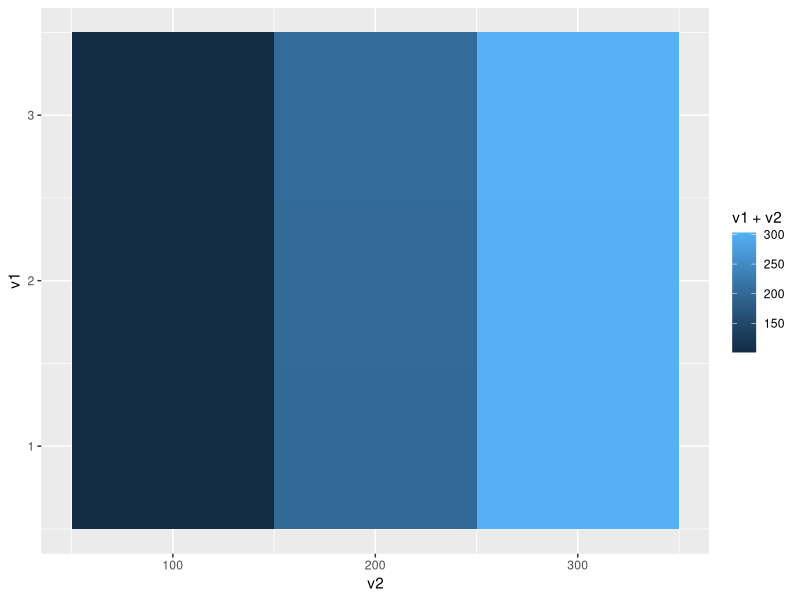
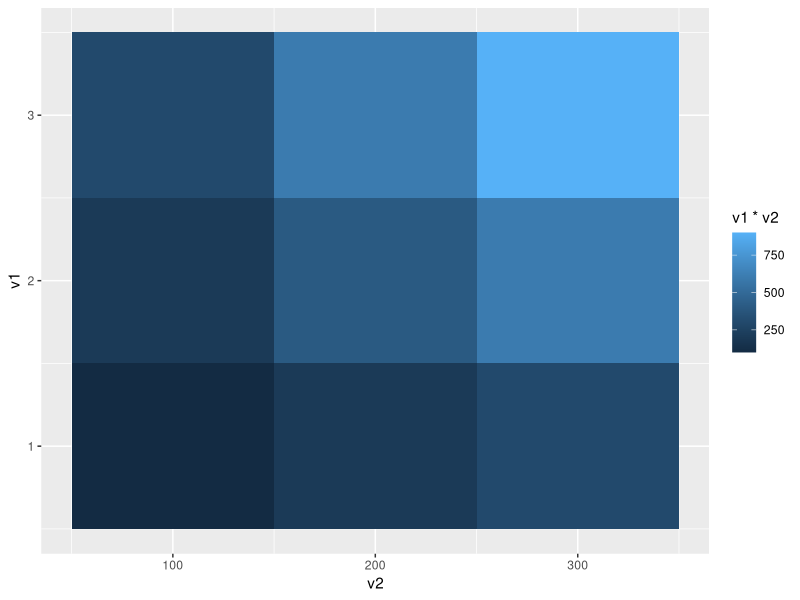

These figures' R source, in order:
## ---- chunk 1
knitr::opts_chunk$set(collapse=TRUE, comment="#", out.width='//textwidth')
## ---- chunk 2
Xdata <- read.csv("X_data.csv", header = T)
ydata <- read.csv("y_data.csv", header = T)

# load package for manipulation 
library(dplyr)

# Similar to Labs 1, in R, it is more common to have features (X) and labels (y) in the same dataframe.
# Generate a dataframe of features (X) and labels (y) by binding columns.
data_raw <- bind_cols(Xdata, ydata)
## ---- chunk 3
# Random select 100 samples for later excercise.
data     <- sample_n(data_raw, 100)
## ---- chunk 4
head(data[-5])
## ---- chunk 5
feature_names <- names(data)[-5]
feature_names
## ---- chunk 6
name1 <- names(data)[1] # Note indices start from 1 in R, while start from 0 in Python
name2 <- names(data)[2]

print(paste("name1:", name1))
print(paste("name2:", name2))
## ---- chunk 7
# Combine the names of two features into a single string, separated by '_&_' for clarity
combined_names <- paste(name1, "_&_", name2, sep = "")
combined_names
## ---- chunk 8
data <- data %>% 
  mutate(new_col = Age + Systolic_BP) 
names(data)[6] <- combined_names

# Note here the new column will be added after `y`
head(data, 2)
## ---- chunk 9
# Not required, but you can rearrange the column orders
data <- data %>% 
  relocate(y, .after = last_col())
head(data, 2)
## ---- chunk 10
# Generate a small dataset with two features
df <- data.frame(v1 = c(1,1,1,2,2,2,3,3,3),
                 v2 = c(100,200,300,100,200,300,100,200,300))

# add the two features together
df <- df %>% mutate("v1 + v2" = v1 + v2)

# multiply the two features together
df <- df %>% mutate("v1 * v2" = v1 * v2)
df
## ---- chunk 11
# Pivot the data so that v1 + v2 is the value
df_add <- df %>% 
  select(-"v1 * v2") %>% 
  tidyr::pivot_wider(names_from = v2, values_from = "v1 + v2")
print("v1 + v2")
df_add

# Note using ggplot2::geom_tile you don't need to pivot data to have heatmap.
library(ggplot2)
ggplot(df, aes(v2, v1)) +              
  geom_tile(aes(fill = v1 + v2))
## ---- chunk 12
df_mult <- df %>% 
  select(-"v1 + v2") %>% 
  tidyr::pivot_wider(names_from = v2, values_from = "v1 * v2")
print("v1 * v2")
df_mult

ggplot(df, aes(v2, v1)) +              
  geom_tile(aes(fill = v1 * v2))
